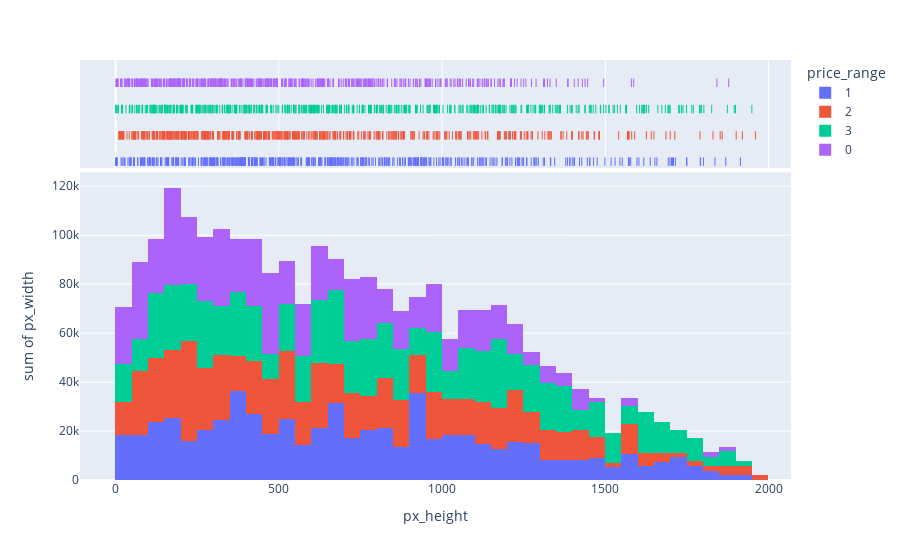

Notebook source saved alongside this figure:
### Code cell
fig = px.histogram(data, x="px_height", y="px_width", color="price_range", marginal="rug",
                   hover_data=data.columns)
fig.show()

### Figure 1 — Plotly figure (JSON) as saved in the notebook; plotly's stock layout.template omitted (floating-point values rounded to 4 significant figures; data arrays with more than 128 entries replaced by an {"elided": "..."} marker saying what was removed)
{"data": [{"alignmentgroup": "True", "bingroup": "x", "histfunc": "sum", "hovertemplate": "price_range=1<br>px_height=%{x}<br>sum of px_width=%{y}<extra></extra>", "legendgroup": "1", "marker": {"color": "#636efa", "pattern": {"shape": ""}}, "name": "1", "offsetgroup": "1", "orientation": "v", "showlegend": true, "type": "histogram", "x": {"elided": "500 int values"}, "xaxis": "x", "y": {"elided": "500 int values"}, "yaxis": "y"}, {"alignmentgroup": "True", "boxpoints": "all", "customdata": {"elided": "500x19 float values"}, "fillcolor": "rgba(255,255,255,0)", "hoveron": "points", "hovertemplate": "price_range=%{customdata[18]}<br>px_height=%{x}<br>battery_power=%{customdata[0]}<br>blue=%{customdata[1]}<br>clock_speed=%{customdata[2]}<br>dual_sim=%{customdata[3]}<br>fc=%{customdata[4]}<br>four_g=%{customdata[5]}<br>int_memory=%{customdata[6]}<br>m_dep=%{customdata[7]}<br>mobile_wt=%{customdata[8]}<br>n_cores=%{customdata[9]}<br>pc=%{customdata[10]}<br>ram=%{customdata[11]}<br>sc_h=%{customdata[12]}<br>sc_w=%{customdata[13]}<br>talk_time=%{customdata[14]}<br>three_g=%{customdata[15]}<br>touch_screen=%{customdata[16]}<br>wifi=%{customdata[17]}<extra></extra>", "jitter": 0, "legendgroup": "1", "line": {"color": "rgba(255,255,255,0)"}, "marker": {"color": "#636efa", "symbol": "line-ns-open"}, "name": "1", "offsetgroup": "1", "showlegend": false, "type": "box", "x": {"elided": "500 int values"}, "xaxis": "x2", "yaxis": "y2"}, {"alignmentgroup": "True", "bingroup": "x", "histfunc": "sum", "hovertemplate": "price_range=2<br>px_height=%{x}<br>sum of px_width=%{y}<extra></extra>", "legendgroup": "2", "marker": {"color": "#EF553B", "pattern": {"shape": ""}}, "name": "2", "offsetgroup": "2", "orientation": "v", "showlegend": true, "type": "histogram", "x": {"elided": "500 int values"}, "xaxis": "x", "y": {"elided": "500 int values"}, "yaxis": "y"}, {"alignmentgroup": "True", "boxpoints": "all", "customdata": {"elided": "500x19 float values"}, "fillcolor": "rgba(255,255,255,0)", "hoveron": "points", "hovertemplate": "price_range=%{customdata[18]}<br>px_height=%{x}<br>battery_power=%{customdata[0]}<br>blue=%{customdata[1]}<br>clock_speed=%{customdata[2]}<br>dual_sim=%{customdata[3]}<br>fc=%{customdata[4]}<br>four_g=%{customdata[5]}<br>int_memory=%{customdata[6]}<br>m_dep=%{customdata[7]}<br>mobile_wt=%{customdata[8]}<br>n_cores=%{customdata[9]}<br>pc=%{customdata[10]}<br>ram=%{customdata[11]}<br>sc_h=%{customdata[12]}<br>sc_w=%{customdata[13]}<br>talk_time=%{customdata[14]}<br>three_g=%{customdata[15]}<br>touch_screen=%{customdata[16]}<br>wifi=%{customdata[17]}<extra></extra>", "jitter": 0, "legendgroup": "2", "line": {"color": "rgba(255,255,255,0)"}, "marker": {"color": "#EF553B", "symbol": "line-ns-open"}, "name": "2", "offsetgroup": "2", "showlegend": false, "type": "box", "x": {"elided": "500 int values"}, "xaxis": "x2", "yaxis": "y2"}, {"alignmentgroup": "True", "bingroup": "x", "histfunc": "sum", "hovertemplate": "price_range=3<br>px_height=%{x}<br>sum of px_width=%{y}<extra></extra>", "legendgroup": "3", "marker": {"color": "#00cc96", "pattern": {"shape": ""}}, "name": "3", "offsetgroup": "3", "orientation": "v", "showlegend": true, "type": "histogram", "x": {"elided": "500 int values"}, "xaxis": "x", "y": {"elided": "500 int values"}, "yaxis": "y"}, {"alignmentgroup": "True", "boxpoints": "all", "customdata": {"elided": "500x19 float values"}, "fillcolor": "rgba(255,255,255,0)", "hoveron": "points", "hovertemplate": "price_range=%{customdata[18]}<br>px_height=%{x}<br>battery_power=%{customdata[0]}<br>blue=%{customdata[1]}<br>clock_speed=%{customdata[2]}<br>dual_sim=%{customdata[3]}<br>fc=%{customdata[4]}<br>four_g=%{customdata[5]}<br>int_memory=%{customdata[6]}<br>m_dep=%{customdata[7]}<br>mobile_wt=%{customdata[8]}<br>n_cores=%{customdata[9]}<br>pc=%{customdata[10]}<br>ram=%{customdata[11]}<br>sc_h=%{customdata[12]}<br>sc_w=%{customdata[13]}<br>talk_time=%{customdata[14]}<br>three_g=%{customdata[15]}<br>touch_screen=%{customdata[16]}<br>wifi=%{customdata[17]}<extra></extra>", "jitter": 0, "legendgroup": "3", "line": {"color": "rgba(255,255,255,0)"}, "marker": {"color": "#00cc96", "symbol": "line-ns-open"}, "name": "3", "offsetgroup": "3", "showlegend": false, "type": "box", "x": {"elided": "500 int values"}, "xaxis": "x2", "yaxis": "y2"}, {"alignmentgroup": "True", "bingroup": "x", "histfunc": "sum", "hovertemplate": "price_range=0<br>px_height=%{x}<br>sum of px_width=%{y}<extra></extra>", "legendgroup": "0", "marker": {"color": "#ab63fa", "pattern": {"shape": ""}}, "name": "0", "offsetgroup": "0", "orientation": "v", "showlegend": true, "type": "histogram", "x": {"elided": "500 int values"}, "xaxis": "x", "y": {"elided": "500 int values"}, "yaxis": "y"}, {"alignmentgroup": "True", "boxpoints": "all", "customdata": {"elided": "500x19 float values"}, "fillcolor": "rgba(255,255,255,0)", "hoveron": "points", "hovertemplate": "price_range=%{customdata[18]}<br>px_height=%{x}<br>battery_power=%{customdata[0]}<br>blue=%{customdata[1]}<br>clock_speed=%{customdata[2]}<br>dual_sim=%{customdata[3]}<br>fc=%{customdata[4]}<br>four_g=%{customdata[5]}<br>int_memory=%{customdata[6]}<br>m_dep=%{customdata[7]}<br>mobile_wt=%{customdata[8]}<br>n_cores=%{customdata[9]}<br>pc=%{customdata[10]}<br>ram=%{customdata[11]}<br>sc_h=%{customdata[12]}<br>sc_w=%{customdata[13]}<br>talk_time=%{customdata[14]}<br>three_g=%{customdata[15]}<br>touch_screen=%{customdata[16]}<br>wifi=%{customdata[17]}<extra></extra>", "jitter": 0, "legendgroup": "0", "line": {"color": "rgba(255,255,255,0)"}, "marker": {"color": "#ab63fa", "symbol": "line-ns-open"}, "name": "0", "offsetgroup": "0", "showlegend": false, "type": "box", "x": {"elided": "500 int values"}, "xaxis": "x2", "yaxis": "y2"}], "layout": {"barmode": "relative", "legend": {"title": {"text": "price_range"}, "tracegroupgap": 0}, "margin": {"t": 60}, "xaxis": {"anchor": "y", "domain": [0, 1], "title": {"text": "px_height"}}, "xaxis2": {"anchor": "y2", "domain": [0, 1], "matches": "x", "showgrid": true, "showticklabels": false}, "yaxis": {"anchor": "x", "domain": [0, 0.7326], "title": {"text": "sum of px_width"}}, "yaxis2": {"anchor": "x2", "domain": [0.7426, 1], "matches": "y2", "showgrid": false, "showline": false, "showticklabels": false, "ticks": ""}}}
